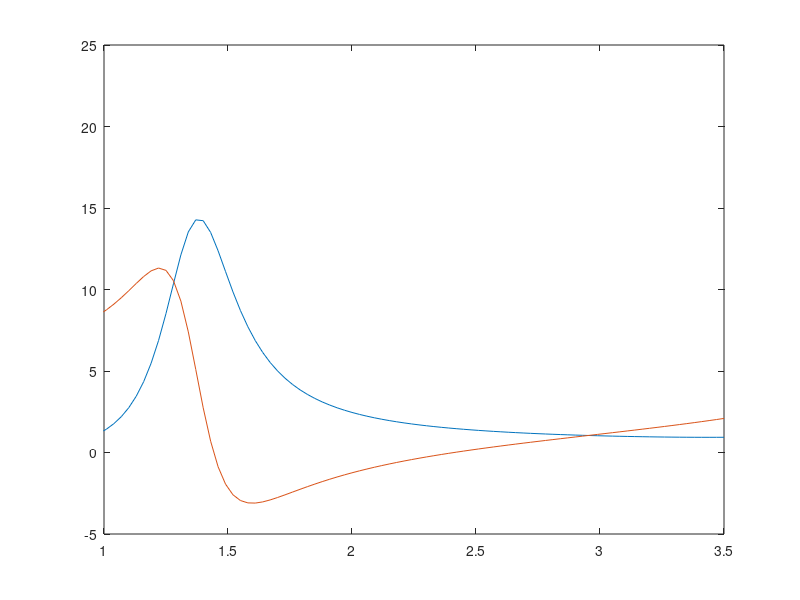

MATLAB code for this plot: (Note: this script raises an error after producing the figure.)
function Abbas_HW_10_Wire_MoM()
% Hasan Tahir Abbas
% ECEN 637
% Homework 10: Computation of Input Admittance and Radiation Pattern of a
% Wire Antenna
% 11/27/2015
%
%
%  Pocklington Integral Equation is used to compute the Admittance and  
%  Radiation Pattern as explained in:
%  Gibson, Walton C. "The Method of Moments in Electromagnetics," Taylor
%                                                  and Francis/CRC, 2008.
%  
%
% Gauss_Quadrature based Numerical Integration (Built-in Function)
% Input Admittance
% Far-field pattern calculation
% Utilization of Toeplitz nature of the impedance matrix (Only one row
% needs to be computed)
%
% PARAMETERS AND VARIABLES LIST
% -----------------------------
% M = Total Wire Segments
% f = Frequency
% c = Speed of light
% xmu = Permeability of free space
% eps0 = Permittivity of free space
% omega = Angular Frequency
% K = Propagation Constant
% lambda = Wavelength
% a = Wire Radius;
% L = Wire Length
% E_rad = Radiated Far-field
% I = Current on the wire
% Y = Input Admittance of the wire
% num_theta = number of angle values for polar plot
% num_length = number of lengths of wire
%
% FUNCTIONS LIST
% -----------------------------
% Pocklington() = Calculates the Pocklington EFIE solution
% Pocklington_Pattern() = Calculates the Pocklington EFIE Far-field pattern
% Pocklington_Current() = Calculates the Current on the wire
% -----------------------------
close all
% *************************
%% Parameters
% *************************
%
% Global variables are used to span across all the functions in this code
% According to MATLAB's documentation, a better and safer option will be
% persistent type variables
%
global c xmu eps0
global f omega lambda K 
global Lengths M a 
global num_theta num_length
global Yin
global E_rad_4by5 E_rad
global I_wire
% *************************
% *************************
% Data
% *************************
% *************************
f = 300e6;
c = 2.99792458e8; % Speed of light
xmu = 4*pi*1e-7;  % Permeability of free space
eps0 = 8.854187817e-12; % Permittivity of free space
omega = 2.0*pi*f;
K = omega*sqrt(xmu*eps0);
lambda = c/f;
a = 7.022e-3*lambda;
num_length = 101;
num_theta = 361;
M = 51; 
%##################################
%% Main Program
% *************************
% *************************
% *************************
initialize();
%% Input Admittance
for i = 1 : num_length
        Y = Pocklington(Lengths(i));
         Yin(i) = Y;
end  
%% Far-fields
% First h = 4/5*lambda
E_rad_4by5 = Pocklington_pattern(4*lambda/5);

% Second h = lambda
E_rad = Pocklington_pattern(lambda);

%% Currents
I_wire = Pocklington_Current(.7*lambda, .001588*lambda); % to match the given figure

%% Plot Solutions
plot_solutions();

end
%##################################
%% End Main Program
% *************************
% *************************
% *************************

%% Initialize
% *************************
% *************************
function initialize()
% Set all the variables to zero

global lambda
global Lengths M
global num_theta num_length
global E_rad_4by5 E_rad I_wire Yin theta

% Pocklington EFIE outputs
% *************************
E_rad_4by5 = zeros(1,num_theta);
E_rad = zeros(1,num_theta);
I_wire  = zeros(1,M);
Yin  = zeros(1,num_length); 
theta = linspace(0,2.0*pi,num_theta);
Lengths = linspace(.5*lambda/pi,3.5*lambda/pi,num_length);

end
% *************************
% *************************
%
%% Pocklington Equation Solver
%
% *************************
% *************************
function Yin = Pocklington(L)

global eps0
global omega K 
global M a

deltaz = L / M;

z = linspace(-0.5*L , 0.5*L - deltaz, M);
Z = zeros(M);


for j = 1 : 1 % Only one iteration is needed as impedance matrix can be constructed through its Toeplitz property
    for k = 1 : M 
        
        fun = @(zp) exp(-1i*K*sqrt(( z(j)+.5*deltaz - zp).^2 + a^2))...
            ./sqrt(( z(j)+.5*deltaz - zp).^2 + a^2); % Make a symbolic Function of z_prime
        % This calculation is based on the reference cited in the code
        % introduction. 
        % Mathematical Modeling of Eq. 4.63 
        zp_upper = z(k) + deltaz; % Upper limit of integration
        dz_upper = z(j)+.5*deltaz - zp_upper; % Represents (z(m) - z(n)) for the upper limit
        zp_lower = z(k); % Lower limit of integration
        dz_lower = z(j)+.5*deltaz - zp_lower; % Represents (z(m) - z(n)) for the limit limit
        
        %% Numerical Integration Using Gauss_Quadratures
        int_part =  quadgk(fun,zp_lower,zp_upper,'RelTol',1e-8,'AbsTol',1e-12);
        
        R_upper = sqrt(dz_upper^2 + a^2); % Represents R for the upper limit
        R_lower = sqrt(dz_lower^2 + a^2); % Represents R for the lower limit
        sum_part_upper = (dz_upper)*(1 + 1i*K*R_upper)...
            ./R_upper^3*exp(-1i*K*R_upper); % Exact Evalation of the second term (upper limit) in Eq. 4.63 of the reference
        sum_part_lower = (dz_lower)*(1 + 1i*K*R_lower)...
            ./R_lower^3*exp(-1i*K*R_lower); % Exact Evalation of the second term (lower limit) in Eq. 4.63 of the reference
        Z(j,k) = K^2*int_part + sum_part_upper - sum_part_lower; % Pocklington Integral for j not equal to k

        if j == k
        % This is done to avoid very small numbers in the denominator
            % For all the diagonal elements of Z, terms only need to be calculated once
            R_upper = sqrt(  (-deltaz/2)^2 + a^2); % Here z(m) = z(n) 
            R_lower = sqrt((deltaz/2)^2 + a^2);
            sum_part_upper = (-deltaz/2)*(1 + 1i*K*R_upper)...
                ./R_upper^3*exp(-1i*K*R_upper);
            sum_part_lower = (deltaz/2)*(1 + 1i*K*R_lower)...
                ./R_lower^3*exp(-1i*K*R_lower);
            num = sqrt(1 + 4*a^2/deltaz^2) + 1;
            denom = sqrt(1 + 4*a^2/deltaz^2) - 1;
            self = (log(num/denom) - 1i*K*deltaz); % Approximation of the integral term as described in reference
            Z(j,k) = K^2*self + sum_part_upper - sum_part_lower; % Diagonal Elements of the impedance matrix
         end
    end
end

Z = toeplitz(real(Z(1,:))) + 1i*toeplitz(imag(Z(1,:))); % Make a Toeplitz matrix out of a row vector
V = zeros(M,1); % Initialize Source (RHS)
V(floor(M/2)+1) = -1i*4*pi*omega*eps0*(1.0/deltaz);   % Delta Source
%% Calculate the current
I =Z\V;
%% Input impedance and admittance
Zin = 1.0 / I(floor(M/2)+1);
Yin = 1./Zin;
end
% *************************
% *************************
%
% *************************
%% Pocklington Equation Solver only for Far-fields
%
% *************************
% *************************
function ERad = Pocklington_pattern(L)


global eps0 xmu
global omega K
global M a num_theta theta 


deltaz = L / M;
ERad = zeros(1,num_theta); 
z = linspace(-0.5*L , 0.5*L - deltaz, M);
Z = zeros(M);


for j = 1 : 1
    for k = 1 : M 
        
        fun = @(zp) exp(-1i*K*sqrt(( z(j)+.5*deltaz - zp).^2 + a^2))...
            ./sqrt(( z(j)+.5*deltaz - zp).^2 + a^2); % Make a symbolic Function of z_prime
        % This calculation is based on the reference cited in the code
        % introduction. 
        % Mathematical Modeling of Eq. 4.63 
        zp_upper = z(k) + deltaz; % Upper limit of integration
        dz_upper = z(j)+.5*deltaz - zp_upper; % Represents (z(m) - z(n)) for the upper limit
        zp_lower = z(k); % Lower limit of integration
        dz_lower = z(j)+.5*deltaz - zp_lower; % Represents (z(m) - z(n)) for the limit limit
        
        %% Numerical Integration Using Gauss_Quadratures
        int_part =  quadgk(fun,zp_lower,zp_upper,'RelTol',1e-8,'AbsTol',1e-12);
        R_upper = sqrt(dz_upper^2 + a^2); % Represents R for the upper limit
        R_lower = sqrt(dz_lower^2 + a^2); % Represents R for the lower limit
        sum_part_upper = (dz_upper)*(1 + 1i*K*R_upper)...
            ./R_upper^3*exp(-1i*K*R_upper); % Exact Evalation of the second term (upper limit) in Eq. 4.63 of the reference
        sum_part_lower = (dz_lower)*(1 + 1i*K*R_lower)...
            ./R_lower^3*exp(-1i*K*R_lower); % Exact Evalation of the second term (lower limit) in Eq. 4.63 of the reference
        Z(j,k) = K^2*int_part + sum_part_upper - sum_part_lower; % Pocklington Integral for j not equal to k

        if j == k
        % This is done to avoid very small numbers in the denominator
            % For all the diagonal elements of Z, terms only need to be calculated once
            R_upper = sqrt(  (-deltaz/2)^2 + a^2); % Here z(m) = z(n) 
            R_lower = sqrt((deltaz/2)^2 + a^2);
            sum_part_upper = (-deltaz/2)*(1 + 1i*K*R_upper)...
                ./R_upper^3*exp(-1i*K*R_upper);
            sum_part_lower = (deltaz/2)*(1 + 1i*K*R_lower)...
                ./R_lower^3*exp(-1i*K*R_lower);
            num = sqrt(1 + 4*a^2/deltaz^2) + 1;
            denom = sqrt(1 + 4*a^2/deltaz^2) - 1;
            self = (log(num/denom) - 1i*K*deltaz); % Approximation of the integral term as described in reference
            Z(j,k) = K^2*self + sum_part_upper - sum_part_lower; % Diagonal Elements of the impedance matrix
         end
    end
end

Z = toeplitz(real(Z(1,:))) + 1i*toeplitz(imag(Z(1,:))); % Make a Toeplitz matrix out of a row vector
V = zeros(M-2,1); % Initialize Source (RHS)
V(floor((M-2)/2)+1) = -1i*4*pi*omega*eps0*(1.0/deltaz);   % Delta Source
I = zeros(M,1);
%% Calculate the current
I(2:M-1) =Z(2:M-1,2:M-1)\V;


%% Far-field 
for i = 1 : num_theta
    cosTheta = cos(theta(i));
    sinTheta = sin(theta(i));
    ERad(i) = 0;
    for m = 1:M
        z_m = z(m) + 0.5*deltaz;
        ERad(i) = ERad(i) + deltaz*I(m)*sinTheta*exp(1i*K*z_m*cosTheta); % Summation representation of the integral 
    end
    ERad(i) = -(1i*omega*xmu/(4.0*pi))*ERad(i);
end

end
% *************************
% *************************
%
%% Pocklington Equation Current Solver
%
% *************************
% *************************
function I = Pocklington_Current(L,a)

    
global eps0
global omega K 
global M

deltaz = L / M;

z = linspace(-0.5*L , 0.5*L - deltaz, M);
Z = zeros(M);


for j = 1 : 1 % Only one iteration is needed as impedance matrix can be constructed through its Toeplitz property
    for k = 1 : M 
        
        fun = @(zp) exp(-1i*K*sqrt(( z(j)+.5*deltaz - zp).^2 + a^2))...
            ./sqrt(( z(j)+.5*deltaz - zp).^2 + a^2); % Make a symbolic Function of z_prime
        % This calculation is based on the reference cited in the code
        % introduction. 
        % Mathematical Modeling of Eq. 4.63 
        zp_upper = z(k) + deltaz; % Upper limit of integration
        dz_upper = z(j)+.5*deltaz - zp_upper; % Represents (z(m) - z(n)) for the upper limit
        zp_lower = z(k); % Lower limit of integration
        dz_lower = z(j)+.5*deltaz - zp_lower; % Represents (z(m) - z(n)) for the limit limit
        
        %% Numerical Integration Using Gauss_Quadratures
        int_part =  quadgk(fun,zp_lower,zp_upper,'RelTol',1e-8,'AbsTol',1e-12);
        
        R_upper = sqrt(dz_upper^2 + a^2); % Represents R for the upper limit
        R_lower = sqrt(dz_lower^2 + a^2); % Represents R for the lower limit
        sum_part_upper = (dz_upper)*(1 + 1i*K*R_upper)...
            ./R_upper^3*exp(-1i*K*R_upper); % Exact Evalation of the second term (upper limit) in Eq. 4.63 of the reference
        sum_part_lower = (dz_lower)*(1 + 1i*K*R_lower)...
            ./R_lower^3*exp(-1i*K*R_lower); % Exact Evalation of the second term (lower limit) in Eq. 4.63 of the reference
        Z(j,k) = K^2*int_part + sum_part_upper - sum_part_lower; % Pocklington Integral for j not equal to k

        if j == k
        % This is done to avoid very small numbers in the denominator
            % For all the diagonal elements of Z, terms only need to be calculated once
            R_upper = sqrt(  (-deltaz/2)^2 + a^2); % Here z(m) = z(n) 
            R_lower = sqrt((deltaz/2)^2 + a^2);
            sum_part_upper = (-deltaz/2)*(1 + 1i*K*R_upper)...
                ./R_upper^3*exp(-1i*K*R_upper);
            sum_part_lower = (deltaz/2)*(1 + 1i*K*R_lower)...
                ./R_lower^3*exp(-1i*K*R_lower);
            num = sqrt(1 + 4*a^2/deltaz^2) + 1;
            denom = sqrt(1 + 4*a^2/deltaz^2) - 1;
            self = (log(num/denom) - 1i*K*deltaz); % Approximation of the integral term as described in reference
            Z(j,k) = K^2*self + sum_part_upper - sum_part_lower; % Diagonal Elements of the impedance matrix
         end
    end
end

Z = toeplitz(real(Z(1,:))) + 1i*toeplitz(imag(Z(1,:))); % Make a Toeplitz matrix out of a row vector
V = zeros(M-2,1); % Initialize Source (RHS)
V(floor((M-2)/2)+1) = -1i*4*pi*omega*eps0*(1.0/deltaz);   % Delta Source
I = zeros(M,1);
%% Calculate the current
I(2:M-1) =Z(2:M-1,2:M-1)\V;
end
% *************************
% *************************
%
%% Plot Solutions
%
% *************************
% *************************
function  plot_solutions()


global f lambda
global Lengths M
global theta
global Yin
global E_rad_4by5 E_rad
global I_wire

% Plot Input Admittance
figure(1);
H = plot(pi*Lengths/lambda, real(Yin)*1e3, pi*Lengths/lambda, imag(Yin)*1e3);
xlim([1 3.5])
H(1).Color = 'black';
H(1).LineWidth = 1.4;
H(2).Color = 'black';
H(2).LineWidth = 1.4;
H(2).LineStyle = '--';
title(['Input Admittance versus length at f =  ',int2str(f/1e6), ' MHz'],'Interpreter','latex')
set(gcf,'Color','white'); % Set background color to white
set(gca,'FontName','times new roman') % Set axes fonts to Times New Roman
ax = gca;
ax.XTick = [0.5 1 2 3];
xlabel('${\beta L}/2$ ','Interpreter','latex'); % X-axis label
ylabel('G and B in mmhos ','Interpreter','latex'); % y-axis label
grid on
legend('Real Part', 'Imaginary Part');
% cleanfigure();
% matlab2tikz('filename',sprintf('ECEN637_HW10_Admittance_plot.tex'));

% First Polar Plot
figure(2)
h1 = polar(theta, abs(E_rad_4by5));
h1.Color = 'black';
h1.LineWidth = 1.4;
title(['Radiation Pattern of a Wire of length $4\times\lambda/5$ at f =  ',int2str(f/1e6), ' MHz'],'Interpreter','latex')
set(gcf,'Color','white'); % Set background color to white
set (gca,'FontName','times new roman') % Set axes fonts to Times New Roman
% cleanfigure();
% matlab2tikz('filename',sprintf('ECEN637_HW10_Polar_plot_h_4by5lambda.tex'));

% First Polar Plot
figure(3)
h3 = polar(theta, abs(E_rad));
h3.Color = 'black';
h3.LineWidth = 1.4;
title(['Radiation Pattern of a Wire of length $\lambda$ at f clo=  ',int2str(f/1e6), ' MHz'],'Interpreter','latex')
set(gcf,'Color','white'); % Set background color to white
set (gca,'FontName','times new roman') % Set axes fonts to Times New Roman
% cleanfigure();
% matlab2tikz('filename',sprintf('ECEN637_HW10_Polar_plot_h_lambda.tex'));

% Current Plot
figure(4)
x = linspace(-.7*lambda/2, .7*lambda/2, M) ;
H = plot(x, real(I_wire),x, imag(I_wire));
ax = gca;
H(1).Color = 'black';
H(1).LineWidth = 1.4;
H(2).Color = 'black';
H(2).LineWidth = 1.4;
H(2).LineStyle = '--';
title(['Current on the wire of half-length $ h = .35\lambda$ at f =  ',int2str(f/1e6), ' MHz'],'Interpreter','latex')
set(gcf,'Color','white'); % Set background color to white
set(gca,'FontName','times new roman') % Set axes fonts to Times New Roman
ax.XTick = [-.3498 -0.2625  -0.1750 -0.0875 0 0.0875 0.1750 0.2625 0.3498];
ax.XTickLabel = { '-h','-.75h','-.5h','-.25h' , '0' ,'.25h', '5h', '.75h', 'h'};
ax.YTick = [-2e-3   -1e-3 0 1e-3 2e-3];
ax.YTickLabel = { '-.002','-.001','0' , '.001', '.002'};
axis([ -.3498 .3498 -2.5e-3 2.5e-3]);
hold on
xlabel('z')
ylabel('A')
legend('Real Part', 'Imaginary Part');
grid on
% cleanfigure();
% matlab2tikz('filename',sprintf('ECEN637_HW10_Current_on_wire_plot.tex'));
end
